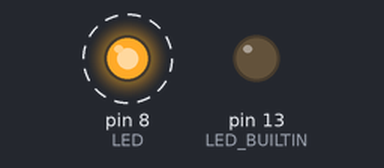
Bench run of a sketch on a simulated Arduino Mega 2560, built with avr-gcc and run on an emulated ATmega2560. Shown: output pins drawn as LEDs (lit = HIGH). Dashed ring = blinking.

Above: at 0.5 s.
Timing chart, 0 to 4.6 s (numbered marks = the images above):
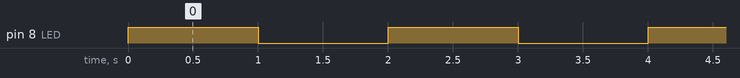

Measured:
- by itself, pin 8 (LED): alternates HIGH for 1.0 s and LOW for 1.0 s

The sketch:

FastBlink.ino
```cpp
/*
  Blink
  Board: Arudino/Genuino Mega or Mega 2560
*/

int LED = 8;

// the setup function runs once when you press reset or power the board
void setup() {
  // initialize digital pin LED_BUILTIN as an output.
  pinMode(LED, OUTPUT);
  pinMode(LED_BUILTIN, OUTPUT);
  digitalWrite(LED_BUILTIN, LOW);
}

// the loop function runs over and over again forever
void loop() {
  digitalWrite(LED, HIGH);   // turn the LED on (HIGH is the voltage level)
  delay(1000);                       // wait for a second
  digitalWrite(LED, LOW);    // turn the LED off by making the voltage LOW
  delay(1000);                       // wait for a second
}
```
